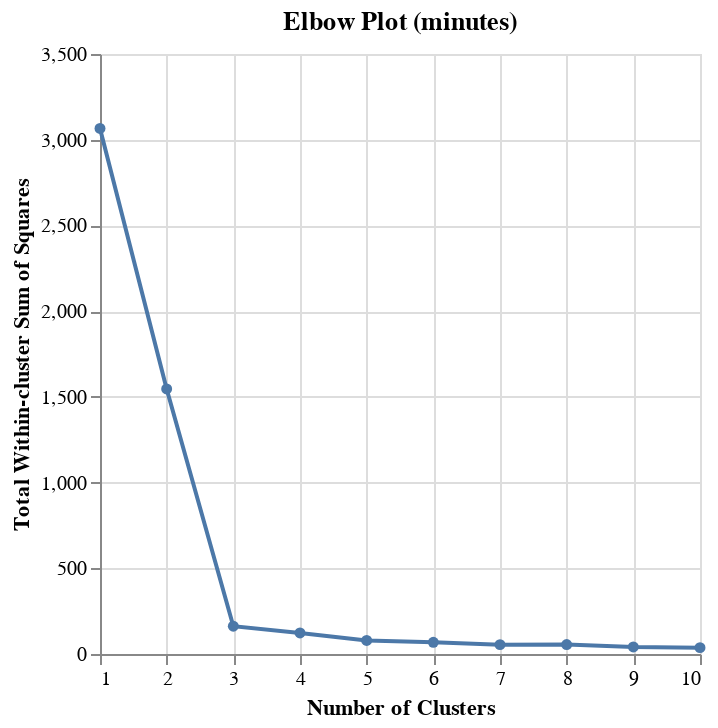
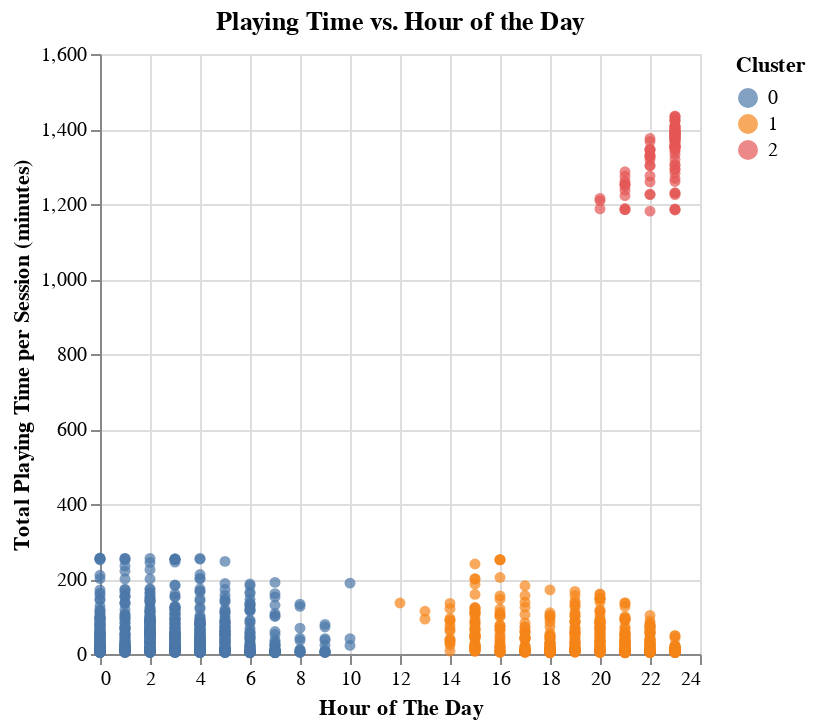

Source (notebook cell) for these figures, in order:
### Markdown cell above
We completed the same process to **(2)**, cluster hours based on the amount of minutes played per session.

### Code cell
# Scale the data
minutes_preprocessor = make_column_transformer(
    (StandardScaler(), ["start_hour", "time_played_mins"]),
    remainder="drop",
    verbose_feature_names_out=False
)

# Range of clusters to choose from
minutes_ks = range(1, 11)

# Commpute WSSD for each k-value
minutes_wssds = [
    make_pipeline(
        minutes_preprocessor,
        KMeans(n_clusters=k, random_state=1234) # Always set this seed to reproduce data
    ).fit(sessions_data)[1].inertia_ # Fit the pipeline and compute its WSSD
    for k in minutes_ks
]

# Create a new data frame
minutes_model_stats = pd.DataFrame({
    "k":minutes_ks,
    "wssd":minutes_wssds
})

# Elbow plot
minutes_elbow_plot = alt.Chart(minutes_model_stats).mark_line(point=True).encode(
    x=alt.X("k").title("Number of Clusters"),
    y=alt.Y("wssd").title("Total Within-cluster Sum of Squares")
).properties(title = 'Elbow Plot (minutes)')

# Preform clustering with 3 clusters
minutes_kmeans = KMeans(n_clusters=3, random_state=1234)

# Create a new pipeline and fit data
minutes_pipe = make_pipeline(minutes_preprocessor, minutes_kmeans)
minutes_pipe.fit(sessions_data)

# Assign clusters
minutes_clustered = sessions_data.assign(
    cluster = minutes_pipe[1].labels_
)

# Visualization
minutes_scatter_clustered = alt.Chart(minutes_clustered).mark_circle().encode(
    x=alt.X('start_hour').title('Hour of The Day'),
    y=alt.Y('time_played_mins').title('Total Playing Time per Session (minutes)'),
    color=alt.Color('cluster:N').title('Cluster'),
).properties(title='Playing Time vs. Hour of the Day')

# Display plots and figure titles
display(minutes_elbow_plot)
display(Markdown("**Figure 2.3:** Total WSSD for K clusters ranging from 1 to 10."))

display(minutes_scatter_clustered)
display(Markdown("**Figure 2.4:** Clustering of session start times based on time played."))

### Figure 1 — Vega specification as saved in the notebook (floating-point values rounded to 4 significant figures)
{"$schema": "https://vega.github.io/schema/vega/v5.json", "data": [{"name": "source_0", "values": [{"k": 1, "wssd": 3066.0}, {"k": 2, "wssd": 1546.0}, {"k": 3, "wssd": 161.9}, {"k": 4, "wssd": 122.7}, {"k": 5, "wssd": 78.95}, {"k": 6, "wssd": 68.24}, {"k": 7, "wssd": 54.59}, {"k": 8, "wssd": 54.98}, {"k": 9, "wssd": 41.42}, {"k": 10, "wssd": 37.13}]}, {"name": "data_0", "values": [{"k": 1, "wssd": 3066.0}, {"k": 2, "wssd": 1546.0}, {"k": 3, "wssd": 161.9}, {"k": 4, "wssd": 122.7}, {"k": 5, "wssd": 78.95}, {"k": 6, "wssd": 68.24}, {"k": 7, "wssd": 54.59}, {"k": 8, "wssd": 54.98}, {"k": 9, "wssd": 41.42}, {"k": 10, "wssd": 37.13}]}], "marks": [{"type": "line", "name": "layer_0_marks", "from": {"data": "source_0"}, "sort": {"field": "x"}, "encode": {"update": {"stroke": {"value": "#4c78a8"}, "defined": {"signal": "isValid(datum[\"k\"]) && isFinite(+datum[\"k\"]) && isValid(datum[\"wssd\"]) && isFinite(+datum[\"wssd\"])"}, "y": {"field": "wssd", "scale": "y"}, "x": {"field": "k", "scale": "x"}}}, "style": ["line"]}, {"type": "symbol", "name": "layer_1_marks", "from": {"data": "data_0"}, "encode": {"update": {"y": {"field": "wssd", "scale": "y"}, "opacity": {"value": 1}, "fill": {"value": "#4c78a8"}, "x": {"field": "k", "scale": "x"}}}, "style": ["point"]}], "scales": [{"name": "x", "type": "linear", "domain": {"fields": [{"data": "source_0", "field": "k"}, {"data": "data_0", "field": "k"}]}, "range": [0, {"signal": "width"}], "zero": false, "nice": true}, {"name": "y", "type": "linear", "domain": {"fields": [{"data": "source_0", "field": "wssd"}, {"data": "data_0", "field": "wssd"}]}, "range": [{"signal": "height"}, 0], "nice": true, "zero": true}], "axes": [{"scale": "x", "orient": "bottom", "tickCount": {"signal": "ceil(width/40)"}, "zindex": 0, "grid": true, "labels": false, "aria": false, "maxExtent": 0, "ticks": false, "gridScale": "y", "minExtent": 0, "domain": false}, {"scale": "y", "grid": true, "ticks": false, "maxExtent": 0, "labels": false, "minExtent": 0, "domain": false, "zindex": 0, "tickCount": {"signal": "ceil(height/40)"}, "gridScale": "x", "orient": "left", "aria": false}, {"scale": "x", "tickCount": {"signal": "ceil(width/40)"}, "zindex": 0, "title": "Number of Clusters", "orient": "bottom", "grid": false, "labelOverlap": true, "labelFlush": true}, {"scale": "y", "orient": "left", "tickCount": {"signal": "ceil(height/40)"}, "title": "Total Within-cluster Sum of Squares", "labelOverlap": true, "zindex": 0, "grid": false}], "title": {"text": "Elbow Plot (minutes)", "frame": "group"}, "padding": 5, "width": 300, "height": 300, "style": "cell", "background": "white"}

### Figure 2 — Vega specification as saved in the notebook (floating-point values rounded to 4 significant figures; data arrays with more than 128 entries replaced by an {"elided": "..."} marker saying what was removed)
{"$schema": "https://vega.github.io/schema/vega/v5.json", "data": [{"name": "source_0", "values": {"elided": "1533 records"}}, {"name": "source_0_x_domain_start_hour", "values": [{"min": 0, "max": 23}]}, {"name": "source_0_y_domain_time_played_mins", "values": [{"min": 3, "max": 1435}]}, {"name": "source_0_color_domain_cluster", "values": [{"cluster": 1}, {"cluster": 0}, {"cluster": 2}]}], "marks": [{"type": "symbol", "name": "marks", "from": {"data": "source_0"}, "encode": {"update": {"y": {"field": "time_played_mins", "scale": "y"}, "shape": {"value": "circle"}, "fill": {"field": "cluster", "scale": "color"}, "opacity": {"value": 0.7}, "x": {"field": "start_hour", "scale": "x"}}}, "style": ["circle"]}], "scales": [{"name": "x", "type": "linear", "domain": [{"signal": "(data(\"source_0_x_domain_start_hour\")[0] || {}).min"}, {"signal": "(data(\"source_0_x_domain_start_hour\")[0] || {}).max"}], "range": [0, {"signal": "width"}], "nice": true, "zero": true}, {"name": "y", "type": "linear", "domain": [{"signal": "(data(\"source_0_y_domain_time_played_mins\")[0] || {}).min"}, {"signal": "(data(\"source_0_y_domain_time_played_mins\")[0] || {}).max"}], "range": [{"signal": "height"}, 0], "zero": true, "nice": true}, {"name": "color", "type": "ordinal", "domain": {"data": "source_0_color_domain_cluster", "field": "cluster", "sort": true}, "range": "category"}], "axes": [{"scale": "x", "labels": false, "grid": true, "tickCount": {"signal": "ceil(width/40)"}, "gridScale": "y", "orient": "bottom", "zindex": 0, "minExtent": 0, "aria": false, "ticks": false, "maxExtent": 0, "domain": false}, {"scale": "y", "zindex": 0, "domain": false, "aria": false, "grid": true, "orient": "left", "maxExtent": 0, "gridScale": "x", "tickCount": {"signal": "ceil(height/40)"}, "labels": false, "minExtent": 0, "ticks": false}, {"scale": "x", "labelOverlap": true, "labelFlush": true, "tickCount": {"signal": "ceil(width/40)"}, "title": "Hour of The Day", "zindex": 0, "orient": "bottom", "grid": false}, {"scale": "y", "zindex": 0, "orient": "left", "grid": false, "title": "Total Playing Time per Session (minutes)", "tickCount": {"signal": "ceil(height/40)"}, "labelOverlap": true}], "title": {"text": "Playing Time vs. Hour of the Day", "frame": "group"}, "legends": [{"title": "Cluster", "fill": "color", "symbolType": "circle", "encode": {"symbols": {"update": {"opacity": {"value": 0.7}}}}}], "style": "cell", "padding": 5, "background": "white", "height": 300, "width": 300}
